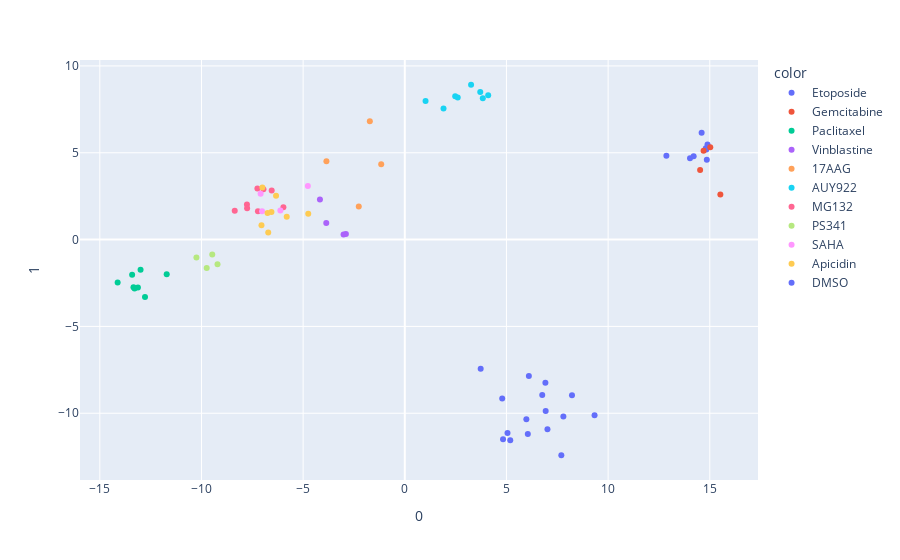

Here is the notebook cell this chart was saved with:
### Code cell
import plotly.express as px
import plotly.graph_objects as go
fig = px.scatter(training_X2, x=0, y=1, color=training_label)


fig.show()

### Figure 1 — Plotly figure (JSON) as saved in the notebook; plotly's stock layout.template omitted (floating-point values rounded to 4 significant figures)
{"data": [{"hovertemplate": "color=Etoposide<br>0=%{x}<br>1=%{y}<extra></extra>", "legendgroup": "Etoposide", "marker": {"color": "#636efa", "symbol": "circle"}, "mode": "markers", "name": "Etoposide", "orientation": "v", "showlegend": true, "type": "scatter", "x": [14.03, 14.85, 14.83, 14.6, 14.21, 12.87, 14.8, 14.89], "xaxis": "x", "y": [4.678, 4.594, 5.193, 6.153, 4.798, 4.829, 5.258, 5.476], "yaxis": "y"}, {"hovertemplate": "color=Gemcitabine<br>0=%{x}<br>1=%{y}<extra></extra>", "legendgroup": "Gemcitabine", "marker": {"color": "#EF553B", "symbol": "circle"}, "mode": "markers", "name": "Gemcitabine", "orientation": "v", "showlegend": true, "type": "scatter", "x": [15.02, 15.52, 14.52, 14.7], "xaxis": "x", "y": [5.311, 2.594, 4.014, 5.118], "yaxis": "y"}, {"hovertemplate": "color=Paclitaxel<br>0=%{x}<br>1=%{y}<extra></extra>", "legendgroup": "Paclitaxel", "marker": {"color": "#00cc96", "symbol": "circle"}, "mode": "markers", "name": "Paclitaxel", "orientation": "v", "showlegend": true, "type": "scatter", "x": [-13.13, -13.29, -11.71, -13.34, -14.12, -13.41, -12.78, -13.0], "xaxis": "x", "y": [-2.765, -2.81, -2.002, -2.749, -2.47, -2.021, -3.308, -1.732], "yaxis": "y"}, {"hovertemplate": "color=Vinblastine<br>0=%{x}<br>1=%{y}<extra></extra>", "legendgroup": "Vinblastine", "marker": {"color": "#ab63fa", "symbol": "circle"}, "mode": "markers", "name": "Vinblastine", "orientation": "v", "showlegend": true, "type": "scatter", "x": [-2.896, -3.862, -4.174, -3.011], "xaxis": "x", "y": [0.3186, 0.9534, 2.307, 0.2931], "yaxis": "y"}, {"hovertemplate": "color=17AAG<br>0=%{x}<br>1=%{y}<extra></extra>", "legendgroup": "17AAG", "marker": {"color": "#FFA15A", "symbol": "circle"}, "mode": "markers", "name": "17AAG", "orientation": "v", "showlegend": true, "type": "scatter", "x": [-2.263, -1.719, -1.16, -3.855], "xaxis": "x", "y": [1.9, 6.815, 4.34, 4.506], "yaxis": "y"}, {"hovertemplate": "color=AUY922<br>0=%{x}<br>1=%{y}<extra></extra>", "legendgroup": "AUY922", "marker": {"color": "#19d3f3", "symbol": "circle"}, "mode": "markers", "name": "AUY922", "orientation": "v", "showlegend": true, "type": "scatter", "x": [2.48, 4.102, 3.26, 2.603, 3.711, 1.021, 1.905, 3.837], "xaxis": "x", "y": [8.248, 8.317, 8.915, 8.175, 8.498, 7.983, 7.553, 8.137], "yaxis": "y"}, {"hovertemplate": "color=MG132<br>0=%{x}<br>1=%{y}<extra></extra>", "legendgroup": "MG132", "marker": {"color": "#FF6692", "symbol": "circle"}, "mode": "markers", "name": "MG132", "orientation": "v", "showlegend": true, "type": "scatter", "x": [-7.222, -5.971, -6.547, -6.952, -7.249, -7.763, -8.364, -7.756], "xaxis": "x", "y": [1.628, 1.86, 2.83, 2.903, 2.936, 2.019, 1.66, 1.802], "yaxis": "y"}, {"hovertemplate": "color=PS341<br>0=%{x}<br>1=%{y}<extra></extra>", "legendgroup": "PS341", "marker": {"color": "#B6E880", "symbol": "circle"}, "mode": "markers", "name": "PS341", "orientation": "v", "showlegend": true, "type": "scatter", "x": [-10.25, -9.742, -9.21, -9.47], "xaxis": "x", "y": [-1.027, -1.637, -1.427, -0.859], "yaxis": "y"}, {"hovertemplate": "color=SAHA<br>0=%{x}<br>1=%{y}<extra></extra>", "legendgroup": "SAHA", "marker": {"color": "#FF97FF", "symbol": "circle"}, "mode": "markers", "name": "SAHA", "orientation": "v", "showlegend": true, "type": "scatter", "x": [-7.019, -6.119, -7.09, -4.767], "xaxis": "x", "y": [1.63, 1.67, 2.643, 3.085], "yaxis": "y"}, {"hovertemplate": "color=Apicidin<br>0=%{x}<br>1=%{y}<extra></extra>", "legendgroup": "Apicidin", "marker": {"color": "#FECB52", "symbol": "circle"}, "mode": "markers", "name": "Apicidin", "orientation": "v", "showlegend": true, "type": "scatter", "x": [-6.716, -6.332, -7.003, -6.75, -5.806, -6.558, -4.748, -7.049], "xaxis": "x", "y": [0.4085, 2.526, 2.995, 1.534, 1.312, 1.584, 1.488, 0.8305], "yaxis": "y"}, {"hovertemplate": "color=DMSO<br>0=%{x}<br>1=%{y}<extra></extra>", "legendgroup": "DMSO", "marker": {"color": "#636efa", "symbol": "circle"}, "mode": "markers", "name": "DMSO", "orientation": "v", "showlegend": true, "type": "scatter", "x": [7.017, 4.832, 9.333, 6.929, 5.051, 6.051, 6.916, 3.733, 4.791, 6.103, 7.799, 5.98, 6.76, 8.223, 7.699, 5.187], "xaxis": "x", "y": [-10.93, -11.5, -10.11, -9.864, -11.14, -11.19, -8.245, -7.44, -9.148, -7.855, -10.19, -10.34, -8.942, -8.959, -12.42, -11.56], "yaxis": "y"}], "layout": {"legend": {"title": {"text": "color"}, "tracegroupgap": 0}, "margin": {"t": 60}, "xaxis": {"anchor": "y", "domain": [0, 1], "title": {"text": "0"}}, "yaxis": {"anchor": "x", "domain": [0, 1], "title": {"text": "1"}}}}
